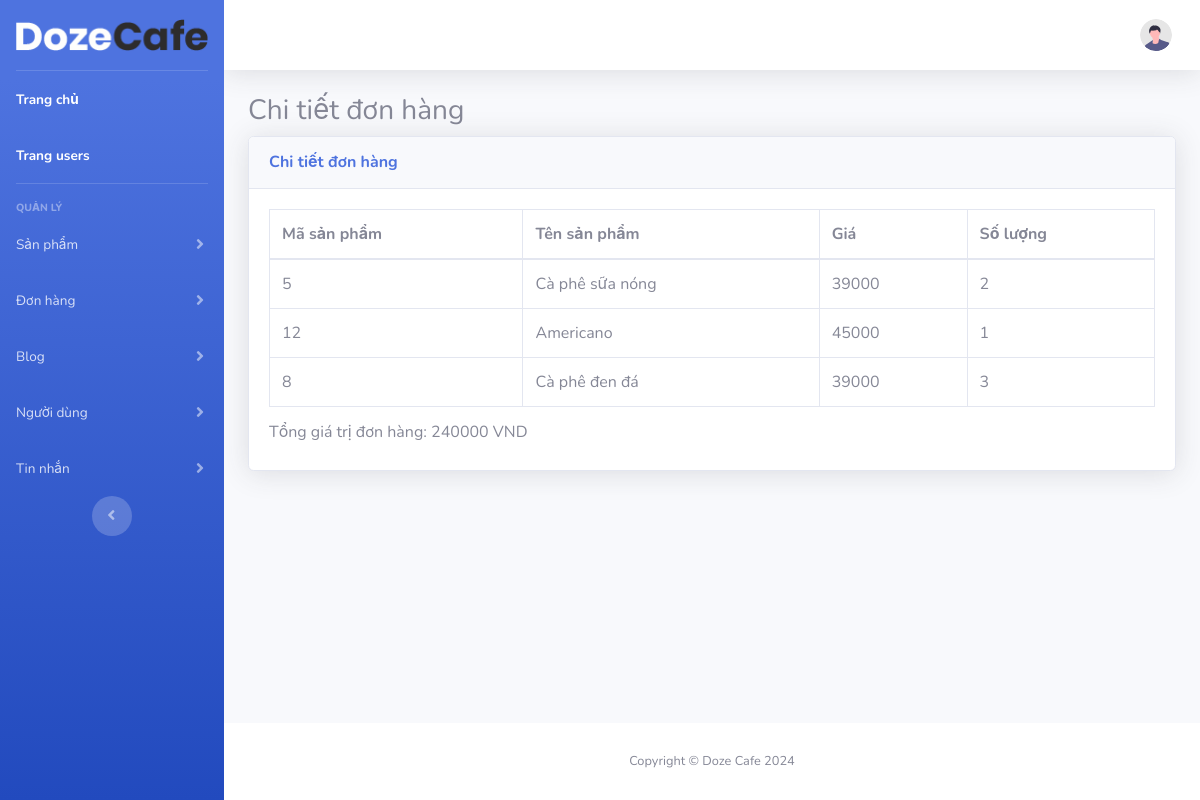
The page /admin_page/orders_info.php?orders_id=1 on the database its author committed.
### tables this page shows
CREATE TABLE `order_detail` (
  `orders_id` int(11) DEFAULT NULL,
  `products_id` int(11) DEFAULT NULL,
  `quantity` int(11) DEFAULT NULL
);

CREATE TABLE `products` (
  `products_id` int(11) NOT NULL,
  `image` varchar(2048) DEFAULT NULL,
  `name` varchar(255) DEFAULT NULL,
  `price` int(11) NOT NULL,
  `description` varchar(500) DEFAULT NULL
);

### admin_page/orders_info.php (the view, shortened to what this page needs)
<?php include("includes/header.php"); ?>
<div>
    <?php
    require("db/conn.php");
    if (isset($_GET['orders_id'])) {
        $id = $_GET['orders_id'];
        $sql_str = "SELECT order_detail.*, products.name, products.price FROM order_detail
                    JOIN products ON order_detail.products_id = products.products_id
                    WHERE order_detail.orders_id = $id";
        $result = mysqli_query($conn, $sql_str);
        if ($result && mysqli_num_rows($result) > 0) {
            $total_price = 0;
            echo "<h3>Chi tiết đơn hàng</h3>";
            echo '<div class="card shadow mb-4">';
            echo ' <div class="card-header py-3">';
            echo '      <h6 class="m-0 font-weight-bold text-primary">Chi tiết đơn hàng</h6>';
            echo '   </div>';
            echo '  <div class="card-body">';
            echo '    <div class="table-responsive">';
            echo '           <table class="table table-bordered" id="dataTable" width="100%" cellspacing="0">';
            echo '               <thead>';
            echo '                   <tr>';
            echo '                       <th>Mã sản phẩm</th>';
            echo '                       <th>Tên sản phẩm</th>';
            echo '                       <th>Giá</th>';
            echo '                       <th>Số lượng</th>';
            echo '                   </tr>';
            echo '               </thead>';
            echo '               <tbody>';
            while ($row = mysqli_fetch_assoc($result)) {
                $item_total = $row['price'] * $row['quantity'];
                $total_price += $item_total;
                echo '                   <tr>';
                echo '                       <td>' . htmlspecialchars($row['products_id']) . '</td>';
                echo '                       <td>' . htmlspecialchars($row['name']) . '</td>';
                echo '                       <td>' . htmlspecialchars($row['price']) . '</td>';
                echo '                       <td>' . htmlspecialchars($row['quantity']) . '</td>';
                echo '                   </tr>';
            }
            echo '               </tbody>';
            echo '           </table>';
            echo '           <h6>Tổng giá trị đơn hàng: ' . htmlspecialchars($total_price) . ' VND</h6>';
            echo '       </div>';
            echo '   </div>';
            echo '</div>';
        } else {
            echo "<p>Orders' details not found.</p>";
        }
    } else {
        echo "<p>No orders ID provided.</p>";
    }
    ?>
</div>
<?php include("includes/footer.php"); ?>

### admin_page/orders_info.php (style rules this page uses)
.table-responsive { overflow-x: auto; }

### rows shown on the page
order_detail: products "5", products.name "Cà phê sữa nóng", products.price "39000", quantity "2"
order_detail: products "12", products.name "Americano", products.price "45000", quantity "1"
order_detail: products "8", products.name "Cà phê đen đá", products.price "39000", quantity "3"

### other values the page prints
$total_price "240000"
